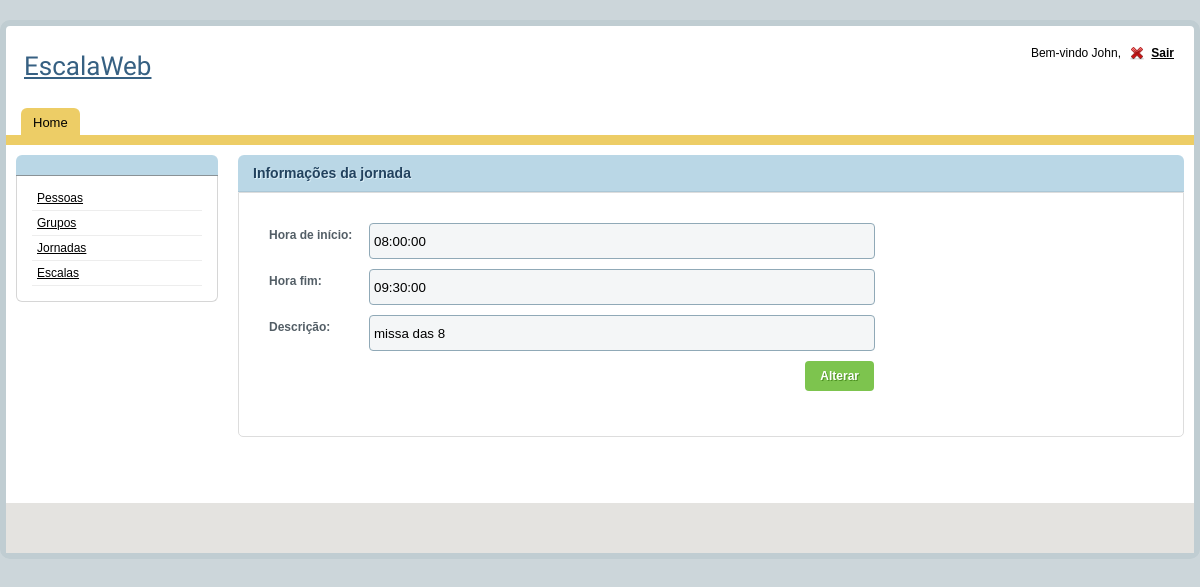
The app's page /jornada/jornada_edicao.php?id=1&editar=1 with its own data.
### tables this page shows
CREATE TABLE IF NOT EXISTS `jornada` (
  `id` INT NOT NULL AUTO_INCREMENT,
  `hora_inicio` TIME NOT NULL,
  `hora_fim` TIME NULL,
  `coordenador_id` INT NOT NULL,
  `descricao` VARCHAR(200) NULL,
  PRIMARY KEY (`id`, `coordenador_id`),
  INDEX `fk_jornada_coordenador` (`coordenador_id` ASC),
  CONSTRAINT `fk_jornada_coordenador`
    FOREIGN KEY (`coordenador_id`)
    REFERENCES `coordenador` (`id`)
    ON DELETE NO ACTION
    ON UPDATE NO ACTION);

### util/bd_util.php (called while the page is built, shortened)
<?php
function get_conexao() {
	$endereco = "127.0.0.1";
	$usuario = "root";
	$senha = "root";
	$nome_banco = "escala_web";
	$conexao = mysqli_connect ( $endereco, $usuario, $senha, $nome_banco );
	return $conexao;
}
?>

### jornada/jornada_bd.php (called while the page is built, shortened)
<?php
function get_jornada_por_id($id) {
	$sql = "select * from jornada where id = ".$id ." and coordenador_id = " .$_SESSION["coordenador_id"];
	$resultado = mysqli_query ( get_conexao (), $sql );
	$jornadas = array ();
	while ( $jornada = mysqli_fetch_assoc ( $resultado ) ) {
		$jornadas [] = $jornada;
	}
	if (count ( $jornadas ) > 0)
		return $jornadas[0];
	else
		return $jornadas;
}
?>

### jornada/jornada_edicao.php (the view, shortened to what this page needs)
<?php
include "../template/header.php";
include "jornada_bd.php";
monta_form_edicao();
?>
<?php
function monta_form_edicao() {
	$jornada = get_jornada_por_id($_GET["id"]);
	echo "<h2>Informações da jornada</h2>";
	echo "<form action = 'jornada_cadastro.php' method = 'post'>";
	echo "<div id='tab1' class='tabcontent' style='display: block;'>";
	echo "<div class='form'>";
	echo "<div class='form_row'>";
	echo "<label>Hora de início:</label> <input type='text' value = '".$jornada["hora_inicio"]."' name = 'hora_inicio' class='form_input' >";
	echo "</div>";
	echo "<div class='form_row'>";
	echo "<label>Hora fim:</label> <input type='text' value = '".$jornada["hora_fim"]."' name = 'hora_fim' class='form_input' >";
	echo "</div>";
	echo "<div class='form_row'>";
	echo "<label>Descrição:</label> <input type='text' value = '".$jornada["descricao"]."' name = 'descricao' class='form_input' >";
	echo "</div>";
	echo "<div class='form_row'>";
	echo "<input type='submit' class='form_submit' value='Alterar' title = 'clique para alterar'>";
	echo "</div>";
	echo "</div>";
	echo "</div>";
	echo "</form>";
}
?>
<?php
include "../template/footer.php";
?>

### resources/css/style.css (style rules this page uses)
body { background-color: #ccd6da; font-family: Arial, Helvetica, sans-serif; padding: 0; margin: 0; font-size: 12px; color: #000; }
#right_content h2 { background-color: #bad7e6; margin: 0px; clear: both; -moz-border-radius-topleft: 6px; -webkit-border-top-left-radius: 6px; -khtml-border-top-left-radius: 6px; border-top-left-radius: 6px; -moz-border-radius-topright: 6px; -webkit-border-top-right-radius: 6px; -khtml-border-top-right-radius: 6px; border-top-right-radius: 6px; color: #22425e; font-size: 14px; font-weight: bold; padding: 10px 0 10px 15px; text-shadow: 1px 1px #DCEEF7; border-bottom: 1px #ABC7D6 solid; }
.tabcontent { padding: 10px; clear: both; border: 1px #ddd solid; margin: 0 0 15px 0; -moz-border-radius-bottomleft: 5px; -webkit-border-bottom-left-radius: 5px; -khtml-border-bottom-left-radius: 5px; border-bottom-left-radius: 5px; -moz-border-radius-bottomright: 5px; -webkit-border-bottom-right-radius: 5px; -khtml-border-bottom-right-radius: 5px; border-bottom-right-radius: 5px; }
.form { padding: 20px; }
.form_row { width: 610px; float: left; clear: both; margin: 0 0 10px 0; }
.form_row label { width: 100px; float: left; padding: 5px 0 0px 0; font-size: 12px; color: #535E66; font-weight: bold; text-shadow: 1px 1px #fff; text-align: left; }
.form_input { width: 500px; height: 34px; float: left; padding: 0px 0px 0 4px; background-color: #F4F6F7; border: 1px #90A9B7 solid; color: #000; -moz-border-radius: 4px; -webkit-border-radius: 4px; border-radius: 4px; }
input.form_submit { float: right; clear: both; margin: 0px 5px 5px 0px; color: #fff; background: #7dc44e; -moz-border-radius: 4px; -webkit-border-radius: 4px; border-radius: 4px; font-family: arial; font-size: 12px; font-weight: bold; padding: 8px 15px; text-align: center; cursor: pointer; border: none; text-shadow: 1px 1px #4c9021; }

### records on screen
jornada: hora_inicio "08:00:00", hora_fim "09:30:00", descricao "missa das 8"
